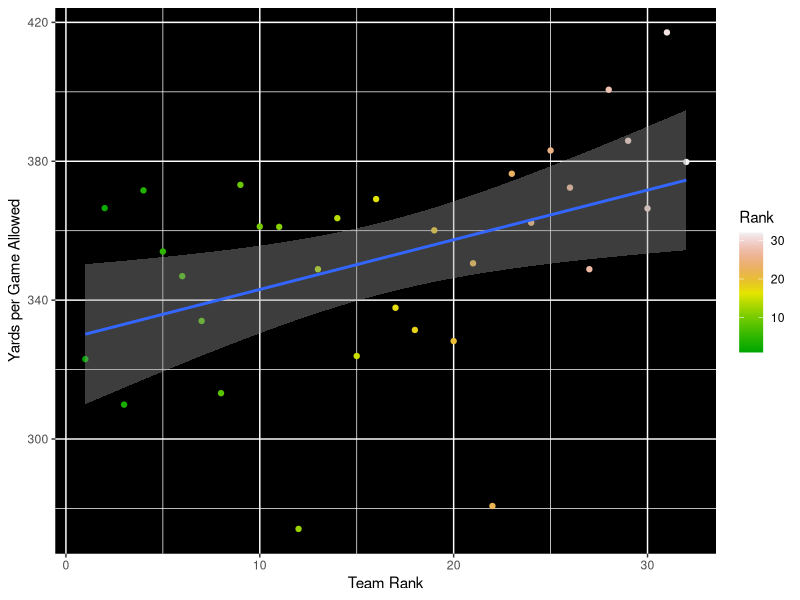
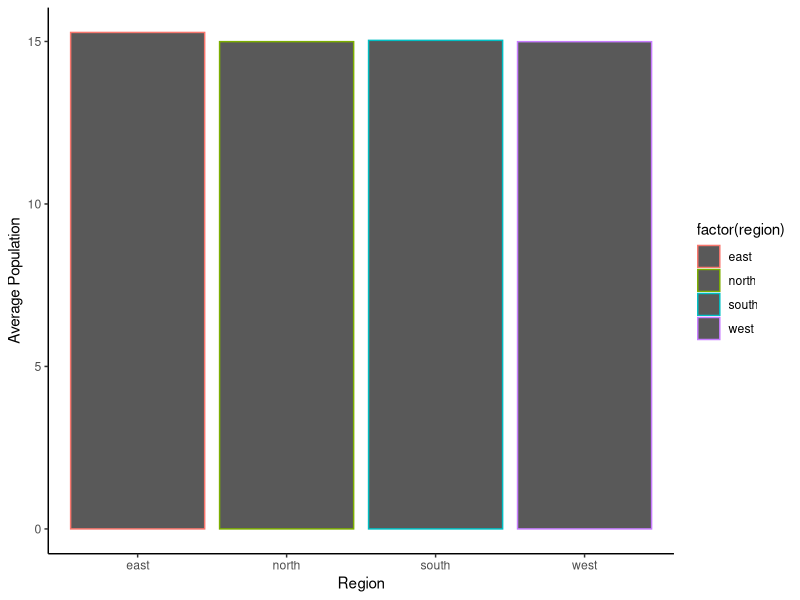
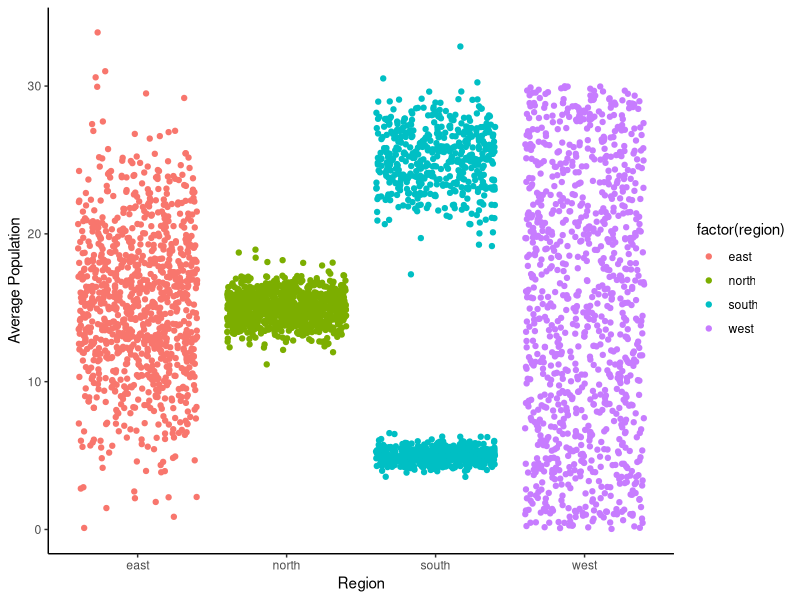

Generate these figures, in order, with R: (Note: this script raises an error after producing the figures.)
## Exercise 10 - Analysis and plotting ##
## by Nicholas Ross on 11/22/2021

## Part 1- Plotting and comparing two variables from data set ##

# load ggplot library
library (ggplot2)

#read in data from outside source
stats = read.csv("NFL_Defense_stats_2021.csv", header = T, stringsAsFactors = F)

# set variable for ggplot we want to run
plot0 = ggplot(stats, aes(x = Rank, y = YDS.G))+
                
        #give color to points that relate to rankings
        geom_point(aes(color = Rank))+ 
        scale_color_gradientn(colors = terrain.colors(100))+ # set the color gradient to use
        xlab("Team Rank")+              # create x axis label
        ylab("Yards per Game Allowed")+ # create y axis label
        stat_smooth(method="lm")+       # implement trend line
        
        #set background to black to display colors clearly
        theme(panel.background = element_rect(fill = "black")) 


## Part 2- Side-by-side comparisons using plots ##

#if used in separate script, be sure load ggplot library with "library(ggplot2)"

#read in data from outside source
data = read.table("data.txt", header = T, sep = ",", stringsAsFactors = F)

# set variable equal to ggplot we want to implement
plot1 = ggplot(data, aes(x= region, y = observations, color = factor(region)))+
        stat_summary(fun = mean, geom = "bar")+ # plot as a function of the mean using bar graph
        xlab("Region")+                         # create x axis label
        ylab("Average Population")+             # create y axis label
        theme_classic()                         # set plot theme to classic
       
## the code below can be used to find the mean population for each region to ensure plot is accurate
## one could either replace each instance of "north" and "northMean" with a different
## region or extend the if-else statements to include all regions

# north = 0
# south = 0
# east = 0
# west = 0
# northMean = 0
# southMean = 0
# eastMean = 0
# westMean = 0
# 
# for (i in 1:nrow(data)){
#   if (data[i,1] == "north"){
#     north [i] = data[i,2]
#   }
# }
# northMean = mean(north)

# create second variable for ggplot to compare side by side with plot1
plot2 = ggplot(data, aes(x= region, y = observations))+
        geom_jitter(aes(color = factor(region)))+ # create scatter plot using regions as the color factor
        xlab("Region")+                           # create x axis label
        ylab("Average Population")+               # create y axis label
        theme_classic()                           # set plot theme to classic

# display plot1 and plot2 in the same viewing window
plot_grid(plot1,plot2) 

## In analyzing both plots, one can see that plot1 displays the average population
## per region. However, plot2 shows that plot1 doesn't tell the full story. The north
## region shows that almost all populations in that region are close to the average. The south, however,
## displays that none of the populations are equal to the average, but rather the populations are 
## quite larger or relatively small. 